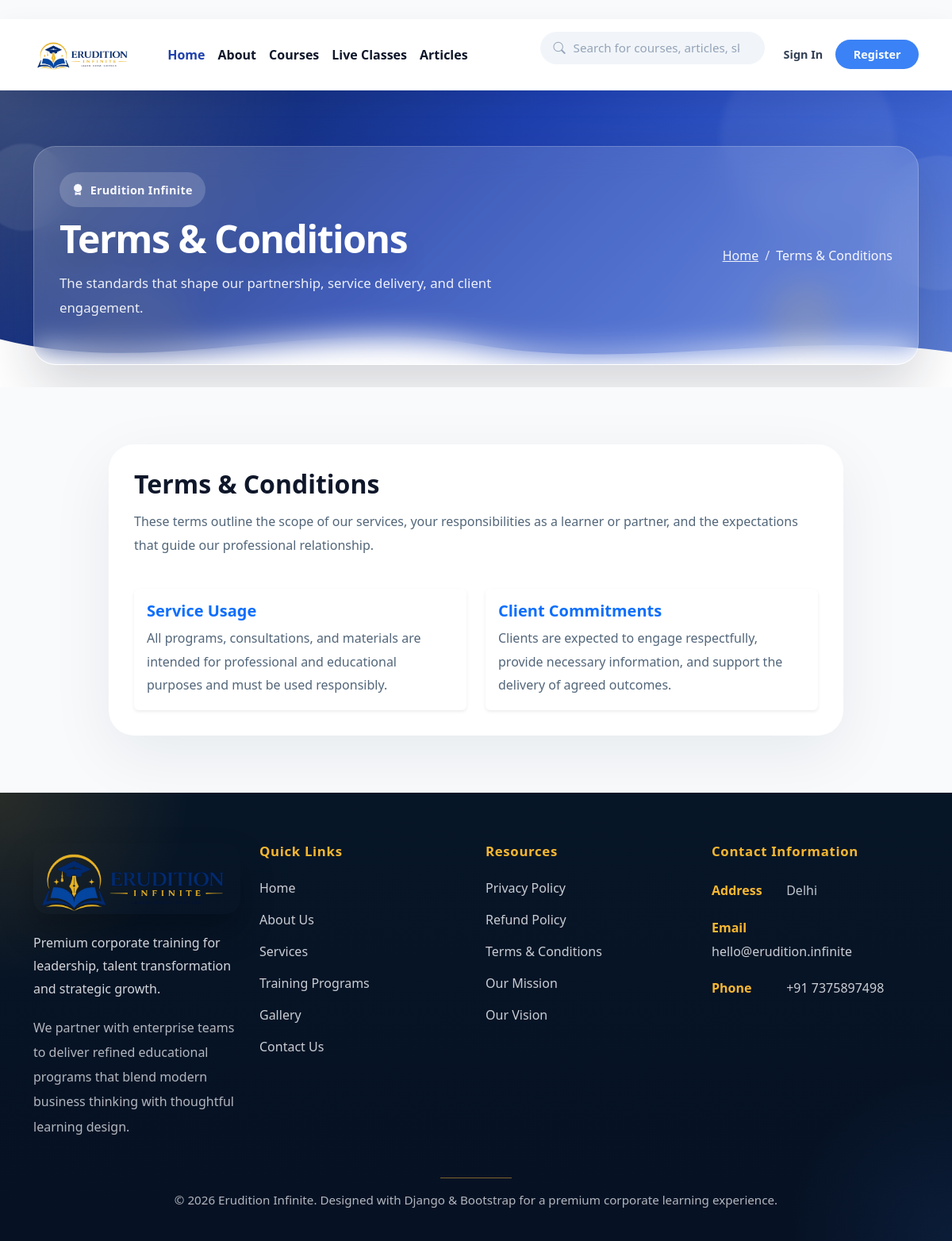
/terms-conditions/, run on an earlier commit of the app's database.
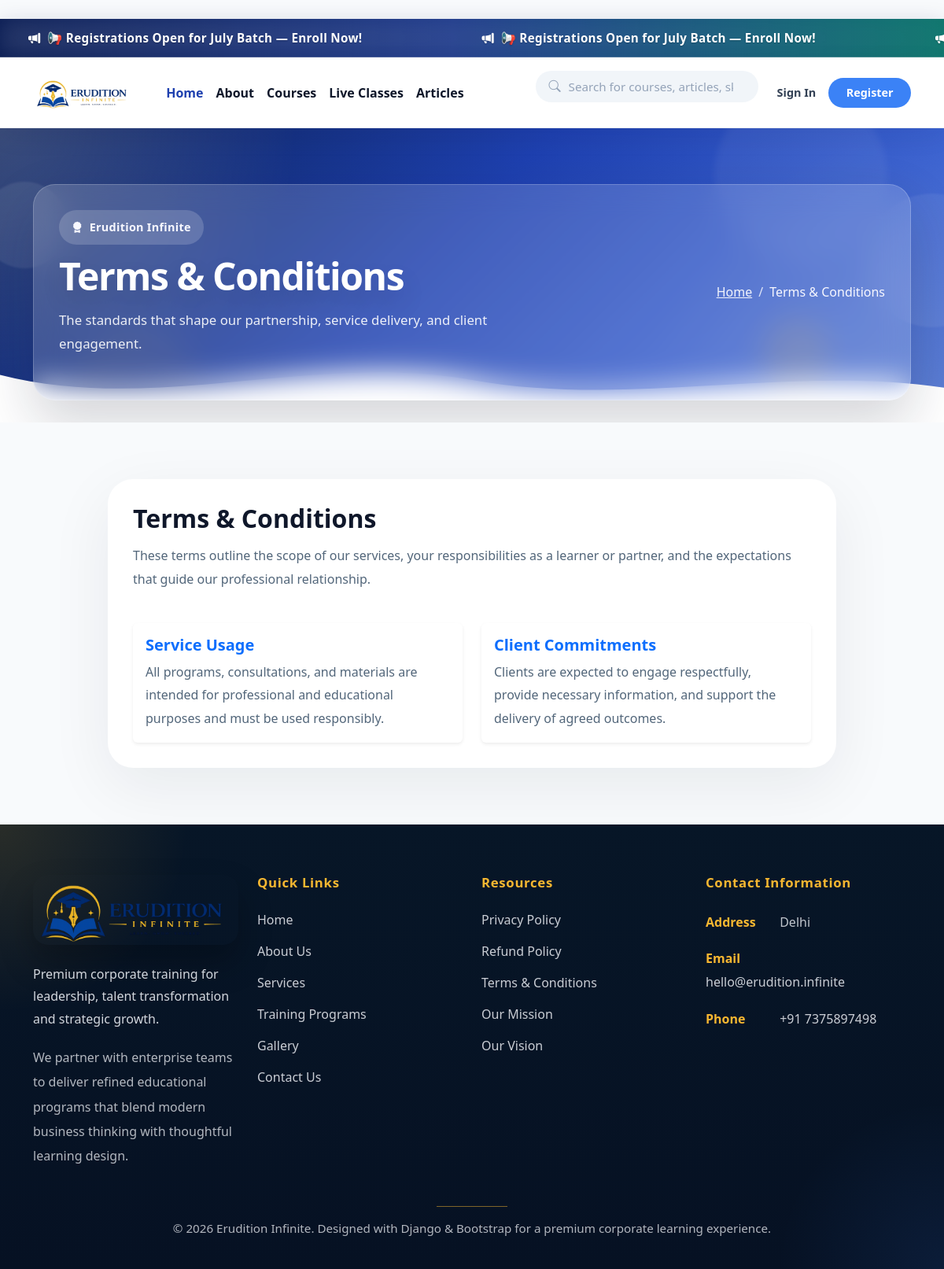
And on a later commit of the database.
### Erudition/models.py (models this page shows, shortened)
class Announcement(models.Model):
    message = models.TextField()
    is_active = models.BooleanField(default=False)
    created_at = models.DateTimeField(auto_now_add=True)
    class Meta:
        ordering = ("-created_at",)

### Erudition/views.py (the view)
# urls.py: path('terms-conditions/', views.terms_conditions, name='terms_conditions'),
def terms_conditions(request):
    return render(request, 'Erudition/terms_conditions.html', {
        'page_title': 'Terms & Conditions',
        'page_subtitle': 'The standards that shape our partnership, service delivery, and client engagement.',
    })

### Erudition/context_processors.py (called while the page is built)
def active_announcement(request):
    announcement = Announcement.objects.filter(is_active=True).order_by('-created_at').first()
    return {'active_announcement': announcement}

### Erudition/templates/Erudition/terms_conditions.html (shortened to what this page needs)
{% extends 'Erudition/base.html' %}
{% block header_banner %}
    {% include 'Erudition/header_banner.html' %}
{% endblock %}
{% block content %}
<section class="page-section">
    <div class="container">
        <div class="row justify-content-center">
            <div class="col-lg-10">
                <div class="page-card shadow-soft">
                    <div class="card-body">
                        <h2 class="section-heading">Terms & Conditions</h2>
                        <p class="section-text">
                            These terms outline the scope of our services, your responsibilities as a learner or partner, and the expectations that guide our professional relationship.
                        </p>
                        <div class="row g-4 mt-2">
                            <div class="col-md-6">
                                <div class="card h-100 border-0 shadow-sm">
                                    <div class="card-body">
                                        <h5 class="fw-bold text-primary">Service Usage</h5>
                                        <p class="section-text mb-0">
                                            All programs, consultations, and materials are intended for professional and educational purposes and must be used responsibly.
                                        </p>
                                    </div>
                                </div>
                            </div>
                            <div class="col-md-6">
                                <div class="card h-100 border-0 shadow-sm">
                                    <div class="card-body">
                                        <h5 class="fw-bold text-primary">Client Commitments</h5>
                                        <p class="section-text mb-0">
                                            Clients are expected to engage respectfully, provide necessary information, and support the delivery of agreed outcomes.
                                        </p>
                                    </div>
                                </div>
                            </div>
                        </div>
                    </div>
                </div>
            </div>
        </div>
    </div>
</section>
{% endblock %}

### Erudition/templates/Erudition/base.html (shortened to what this page needs)
﻿﻿<!DOCTYPE html>
<html lang="en">
{% load static %}
<head>
    <link href="https://cdn.jsdelivr.net/npm/bootstrap@5.3.3/dist/css/bootstrap.min.css" rel="stylesheet">
    <link href="https://cdn.jsdelivr.net/npm/bootstrap-icons@1.11.5/font/bootstrap-icons.css" rel="stylesheet">
    <link rel="stylesheet" href="{% static 'Erudition/css/style.css' %}">
</head>
<body>
    {% if active_announcement %}
    <div class="announcement-bar" role="status" aria-live="polite">
        <div class="announcement-track">
            <div class="announcement-group" aria-hidden="true">
                <span class="announcement-item"><i class="bi bi-megaphone-fill"></i> {{ active_announcement.message }}</span>
                <span class="announcement-item"><i class="bi bi-megaphone-fill"></i> {{ active_announcement.message }}</span>
                <span class="announcement-item"><i class="bi bi-megaphone-fill"></i> {{ active_announcement.message }}</span>
            </div>
        </div>
    </div>
    {% endif %}
    <nav class="navbar navbar-expand-lg sticky-top">
        <div class="container">
            <a class="navbar-brand d-flex align-items-center gap-3" href="{% url 'home' %}">
                <img src="{% static 'Erudition/images/LOGO.png' %}" alt="Erudition logo" class="logo-img">
            </a>
            <div class="collapse navbar-collapse" id="navbarNav">
                <ul class="navbar-nav align-items-lg-center ms-lg-3">
                    <li class="nav-item"><a class="nav-link active" href="{% url 'home' %}">Home</a></li>
                    <li class="nav-item"><a class="nav-link" href="{% url 'about' %}">About</a></li>
                    <li class="nav-item"><a class="nav-link" href="{% url 'courses' %}">Courses</a></li>
                    <li class="nav-item"><a class="nav-link" href="#">Live Classes</a></li>
                    <li class="nav-item"><a class="nav-link" href="#">Articles</a></li>
                </ul>
                <form class="nav-search ms-lg-auto" role="search" onsubmit="return false;">
                    <i class="bi bi-search"></i>
                    <input type="search" placeholder="Search for courses, articles, skills...">
                </form>
                <div class="d-flex align-items-center nav-actions ms-lg-3">
                    <a href="#" class="nav-link-plain">Sign In</a>
                    <a href="#" class="btn-register">Register</a>
                </div>
            </div>
        </div>
    </nav>
    {% block header_banner %}{% endblock %}
    <main>
        {% block content %}{% endblock %}
    </main>
    {% include 'Erudition/footer.html' %}
</body>
</html>

What changed in the data, as far as the page shows it:
added Announcement: message "📢 Registrations Open for July Batch — Enroll Now!"
